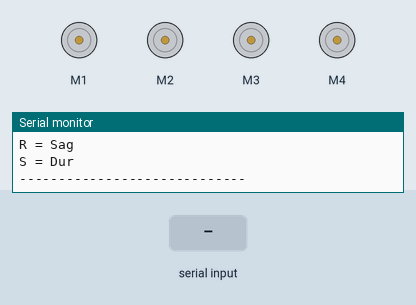
Bench run of a sketch on a simulated Arduino Uno, built with avr-gcc and run on an emulated ATmega328P. Parts: 4 × DC motor (green arrow = forward, orange = backward, longer = faster), the last lines printed to the serial monitor. Inputs (shaded band) come from the test bench.

Above: at 1.2 s.
1.3 s: "F\n" received over Serial
At 2.5 s:
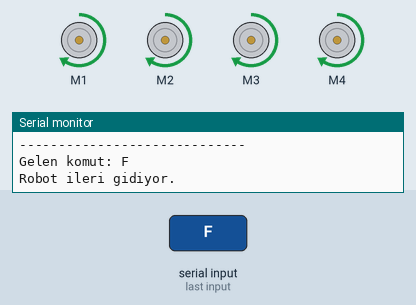
2.8 s: byte 66 ('B') received over Serial
At 3.9 s:
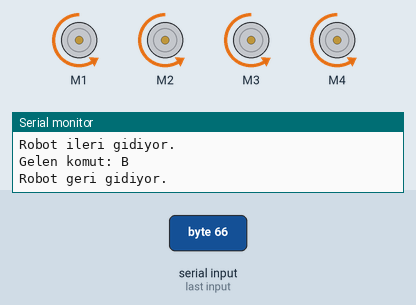
4.3 s: byte 76 ('L') received over Serial
At 5.0 s:
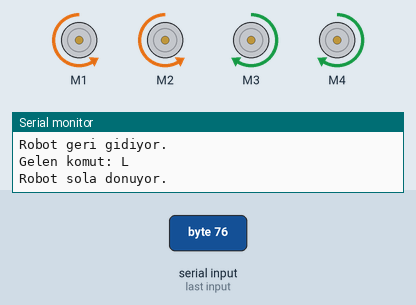
5.8 s: byte 82 ('R') received over Serial
At 6.2 s:
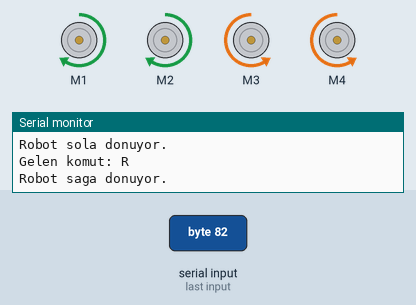
7.3 s: byte 83 ('S') received over Serial
At 8.5 s:
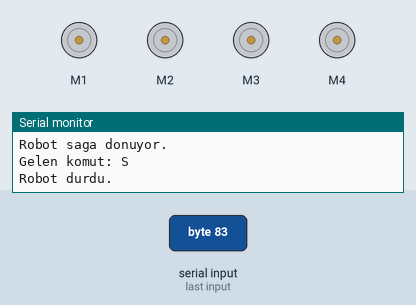
8.8 s: "B\n" received over Serial
At 9.7 s:
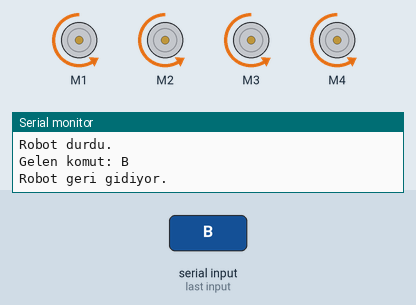
Timing chart, 0 to 11.3 s (numbered marks = the images above; inputs shaded):
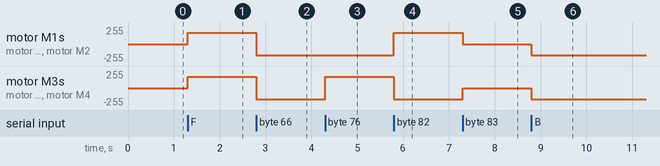

Measured:
- after the input at 1.3 s, motor M1–4: stopped → forward 170/255 at once
- after the input at 2.8 s, motor M1–4: forward 170/255 → backward 170/255 at once
- after the input at 4.3 s, motor M3, motor M4: backward 170/255 → forward 170/255 at once
- after the input at 5.8 s, motor M1, motor M2: backward 170/255 → forward 170/255 at once; motor M3, motor M4: forward 170/255 → backward 170/255 at once
- after the input at 7.3 s, motor M1, motor M2: forward 170/255 → stopped at once; motor M3, motor M4: backward 170/255 → stopped at once
- after the input at 8.8 s, motor M1–4: stopped → backward 170/255 at once

The sketch:

sketch_may21a_seri_monitor_karakter_kontrol.ino
```cpp
#include <AFMotor.h>

/*
  4WD Robot Araba - Seri Monitör ile Kontrol

  Bu kodda robot araba Bluetooth ile değil,
  Arduino IDE içindeki Seri Monitör üzerinden kontrol edilir.

  Seri Monitör'e şu karakterler yazılır:

  F = İleri
  B = Geri
  L = Sola dön
  R = Sağa dön
  S = Dur

  Motor Shield bağlantısı:
  M1 = Ön Sol Motor
  M2 = Arka Sol Motor
  M3 = Ön Sağ Motor
  M4 = Arka Sağ Motor
*/

AF_DCMotor motor1(1);  // M1
AF_DCMotor motor2(2);  // M2
AF_DCMotor motor3(3);  // M3
AF_DCMotor motor4(4);  // M4

int hiz = 170;  // Motor hızı: 0 - 255 arası

void setup() {
  Serial.begin(9600);

  motorlariAyarla();
  dur();

  Serial.println("Seri Monitor ile 4WD robot kontrolu hazir.");
  Serial.println("Komutlar:");
  Serial.println("F = Ileri");
  Serial.println("B = Geri");
  Serial.println("L = Sol");
  Serial.println("R = Sag");
  Serial.println("S = Dur");
  Serial.println("-----------------------------");
}

void loop() {
  if (Serial.available()) {
    char komut = Serial.read();

    // Enter, bosluk veya satir sonu karakterlerini yok say
    if (komut == '\n' || komut == '\r' || komut == ' ') {
      return;
    }

    // Kucuk harf gelirse buyuk harfe cevir
    if (komut >= 'a' && komut <= 'z') {
      komut = komut - 32;
    }

    Serial.print("Gelen komut: ");
    Serial.println(komut);

    if (komut == 'F') {
      Serial.println("Robot ileri gidiyor.");
      ileri();
    }
    else if (komut == 'B') {
      Serial.println("Robot geri gidiyor.");
      geri();
    }
    else if (komut == 'L') {
      Serial.println("Robot sola donuyor.");
      solaDon();
    }
    else if (komut == 'R') {
      Serial.println("Robot saga donuyor.");
      sagaDon();
    }
    else if (komut == 'S') {
      Serial.println("Robot durdu.");
      dur();
    }
    else {
      Serial.println("Hatali komut. F, B, L, R veya S kullaniniz.");
      dur();
    }
  }
}

void motorlariAyarla() {
  motor1.setSpeed(hiz);
  motor2.setSpeed(hiz);
  motor3.setSpeed(hiz);
  motor4.setSpeed(hiz);
}

void ileri() {
  motorlariAyarla();

  motor1.run(FORWARD);
  motor2.run(FORWARD);
  motor3.run(FORWARD);
  motor4.run(FORWARD);
}

void geri() {
  motorlariAyarla();

  motor1.run(BACKWARD);
  motor2.run(BACKWARD);
  motor3.run(BACKWARD);
  motor4.run(BACKWARD);
}

void sagaDon() {
  motorlariAyarla();

  // Sol taraf ileri, sag taraf geri
  motor1.run(FORWARD);
  motor2.run(FORWARD);
  motor3.run(BACKWARD);
  motor4.run(BACKWARD);
}

void solaDon() {
  motorlariAyarla();

  // Sol taraf geri, sag taraf ileri
  motor1.run(BACKWARD);
  motor2.run(BACKWARD);
  motor3.run(FORWARD);
  motor4.run(FORWARD);
}

void dur() {
  motor1.run(RELEASE);
  motor2.run(RELEASE);
  motor3.run(RELEASE);
  motor4.run(RELEASE);
}
```
